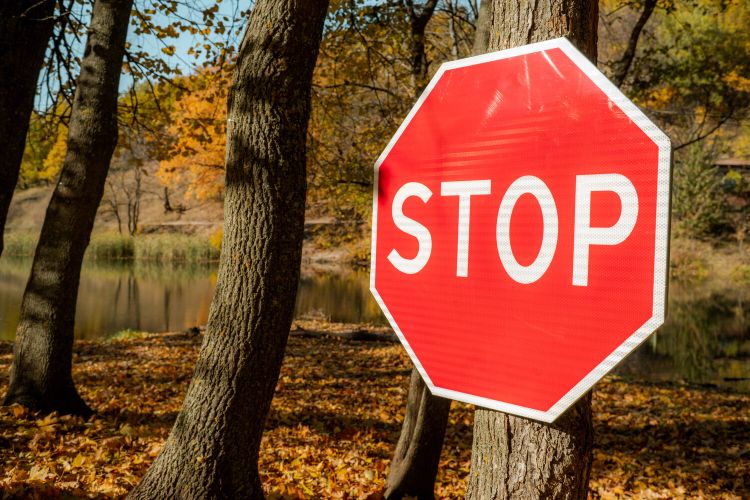
//> input picture stop.png, 1500 x 1000 px (shown at 1/2 size)
$ ./main   (built with g++ and OpenCV 4)
//> lines starting //> are read from the running program, lines starting //| are printed output that depends on the picture; after the words box and inside, x2 and y2 are one past the last pixel; in counts of white or black regions, pixels touching at a corner belong together
#include <iostream>
#include <opencv2/opencv.hpp>

using namespace cv;
using namespace std;

int main() {
    Mat inputImage = imread("/home/alex/OpenCVProject/stop.png");
//> inputImage is the input picture: 1000 rows x 1500 cols, CV_8UC3; mean B, G, R 46.7, 76.6, 130

    if (inputImage.empty()) {
        cout << "Ошибка: изображение не найдено. Проверьте путь." << endl;
        return -1;
    }
    resize(inputImage, inputImage, Size(400, 400));
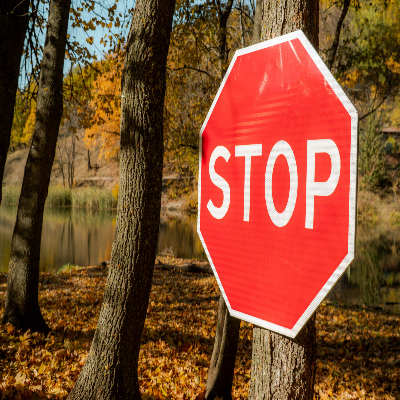
//> inputImage: 400 rows x 400 cols, CV_8UC3; mean B, G, R 46.6, 76.6, 129.9

    Mat hsvImage;
    cvtColor(inputImage, hsvImage, COLOR_BGR2HSV);
//> hsvImage: 400 rows x 400 cols, CV_8UC3; mean H, S, V 18.9, 181.5, 131.1

    Mat redAreaMask, lowerRedMask, upperRedMask, resultRed;
    inRange(hsvImage, Scalar(0, 100, 100), Scalar(10, 255, 255), lowerRedMask);
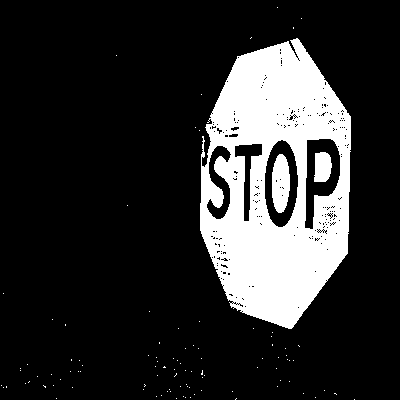
//> lowerRedMask: 400 rows x 400 cols, CV_8UC1; 18.1% white; 101 white regions (98 under 20 px), largest, box (x1, y1, x2, y2) and area: (200, 38, 351, 329) 27526, (272, 154, 290, 213) 846, (314, 152, 332, 182) 455
    inRange(
        hsvImage, Scalar(160, 100, 100), Scalar(180, 255, 255), upperRedMask);
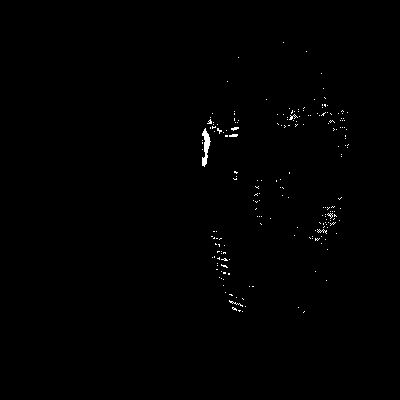
//> upperRedMask: 400 rows x 400 cols, CV_8UC1; 0.43% white in thin lines or dots, all inside (x1, y1, x2, y2) = (202, 42, 349, 313)

    bitwise_or(lowerRedMask, upperRedMask, redAreaMask);
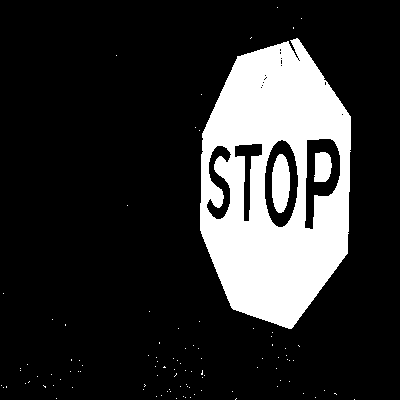
//> redAreaMask: 400 rows x 400 cols, CV_8UC1; 18.5% white; 101 white regions (98 under 20 px), largest, box (x1, y1, x2, y2) and area: (200, 38, 351, 329) 28207, (272, 154, 290, 213) 856, (314, 152, 332, 182) 455
    bitwise_and(inputImage, inputImage, resultRed, redAreaMask);
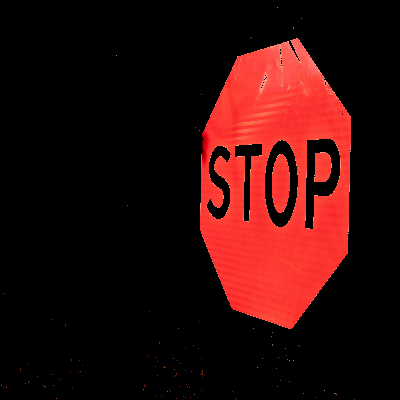
//> resultRed: 400 rows x 400 cols, CV_8UC3; mean B, G, R 10.1, 11.4, 46.6

    Mat grayscaleImage;
    cvtColor(inputImage, grayscaleImage, COLOR_BGR2GRAY);
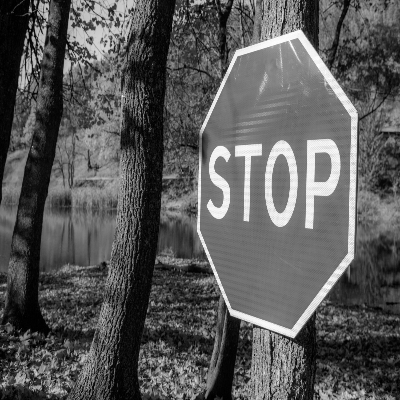
//> grayscaleImage: 400 rows x 400 cols, CV_8UC1; min 0, max 254, mean 89.1

    GaussianBlur(grayscaleImage, grayscaleImage, Size(9, 9), 2);
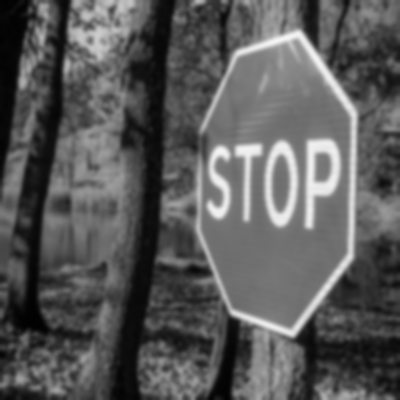
//> grayscaleImage: 400 rows x 400 cols, CV_8UC1; min 1, max 245, mean 89.1

    vector<Vec3f> detectedCircles;
    HoughCircles(
        grayscaleImage, detectedCircles, HOUGH_GRADIENT, 1, grayscaleImage.rows,
        55, 45, 300, 380);
//> detectedCircles = empty

    for (size_t i = 0; i < detectedCircles.size(); ++i) {
        Vec3i circle = detectedCircles[i];
        Point center(circle[0], circle[1]);
        int radius = circle[2];

        cv::circle(resultRed, center, 3, Scalar(0, 255, 0), -1, LINE_AA);
        cv::circle(resultRed, center, radius, Scalar(255, 0, 0), 2, LINE_AA);
    }
//> this loop made 0 passes

    resize(redAreaMask, redAreaMask, Size(400, 400));
    resize(resultRed, resultRed, Size(400, 400));

    imshow("Original Image", inputImage);
    imshow("Red Mask", redAreaMask);
    imshow("Red Detection", resultRed);

    waitKey(0);
    destroyAllWindows();

    return 0;
}
